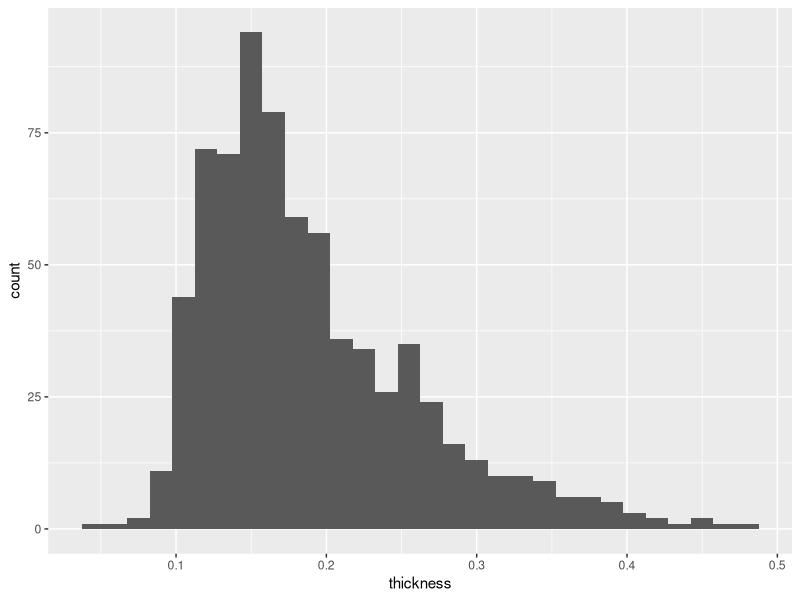
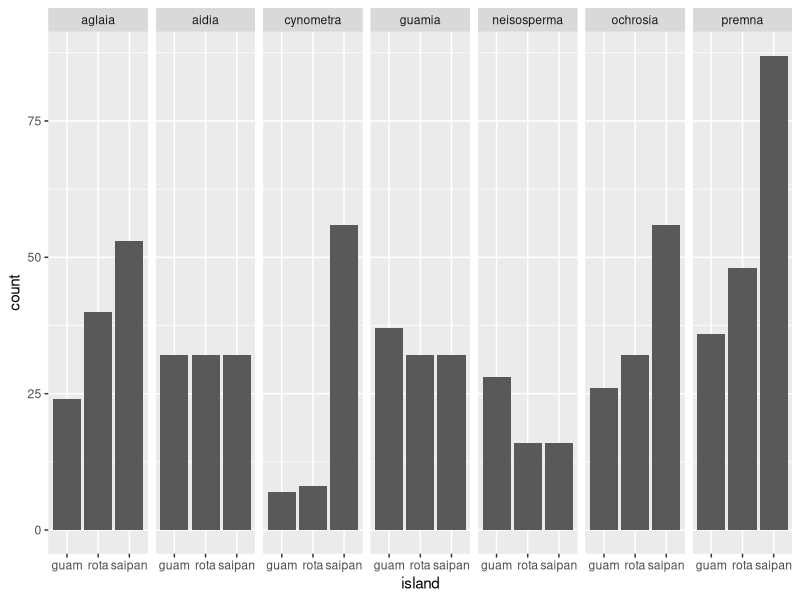
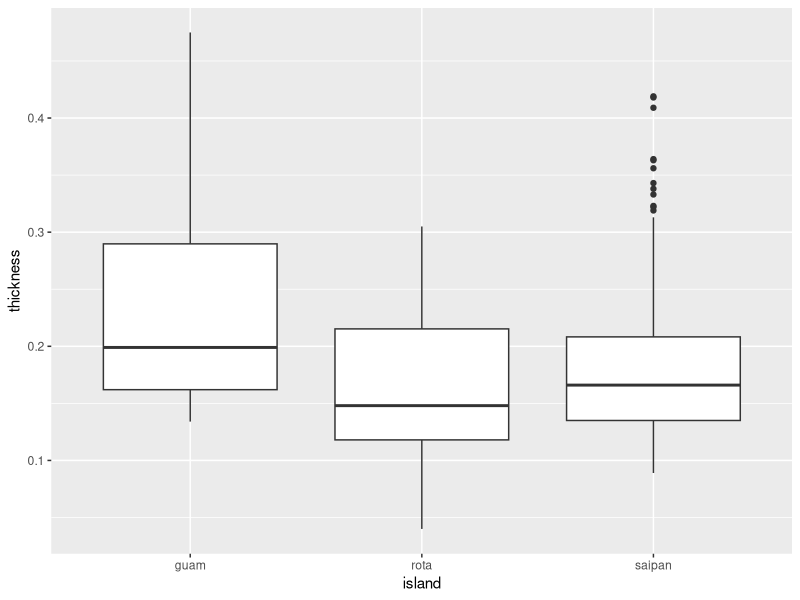
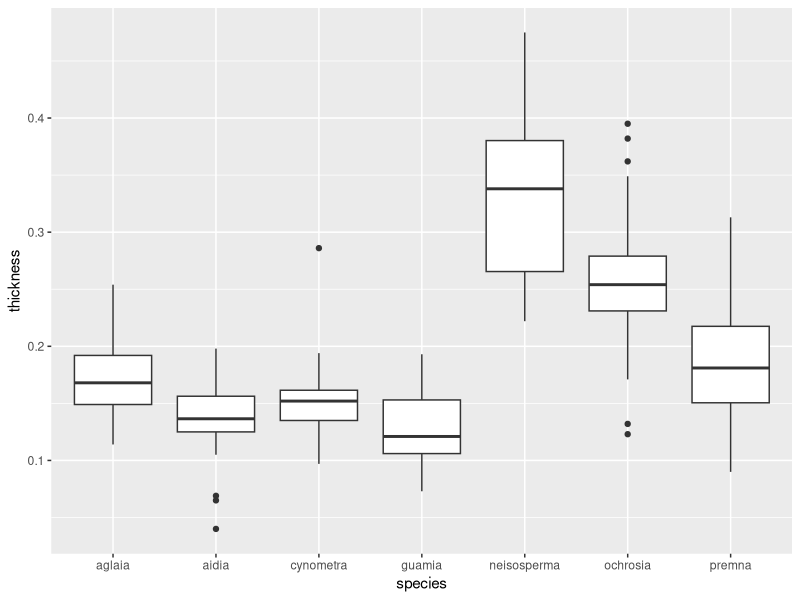

Source code (R) for these figures, in order:
# Linear Model practice exercise

#We are going to work with a dataset on plant traits. We will test whether leaf thickness differs between tree species and island. Today, we will only do data exploration and model building/selection. We will assess model fit and interpret model results next week. 

#Helpful scripts to have open while you work on this include: DataExplorationDay2_practice_answers.R, DataExplorationDay2.R, and LinearModels.R (from class Tuesday)

#Response: thickness (leaf thickness)
#Predictors: species, island
#Random effects: none for right now, but could add some later

#Load libraries (you'll need the tidyverse)
library(tidyverse)

#Load dataset (tidyREUtraits.csv) and name it "traits". 
traits <- read_csv("data/tidy/tidyREUtraits.csv")

### Part 1: explore the dataset  #######

#1. Look at structure of dataset. 
str(traits)

#2. Subset to rows that have a value for leaf thickness. How many rows did you lose? 
traits <- traits %>%
  filter(!is.na(thickness))

#Also we will subset to the species that were collected across all three islands. 
undersampled <- c("cestrum?", "eugenia", "leucaena", "macaranga", "mammea", "maytenus", "melanolepis", "morinda", "pipturus", "pisonia", "psychotria", "triphasia")

traits <- traits %>%
  filter(species == "aglaia"| species == "aidia" | species == "guamia" | species == "cynometra" | species == "neisosperma" | species == "ochrosia" | species == "premna")  

## Explore single variables ##
#3. Start with continuous variables - of which we only have the response (thickness)
# a) Check for outliers
ggplot(traits, aes(thickness))+
  geom_histogram()

# b) Check for zero-inflation (not relevant bc it's a measurement not a count)

# c) Check for independence in the response (is each row independent?) or might there be some patterns we are not including. 
#Multiple leafs came from each tree, so may need to add that as a random effect. 

#4. Now categorical predictors. Do you have an adequate sample size? How many measurements per level of island and species? 
traits %>%
  group_by(island) %>%
  count()

traits %>%
  group_by(species) %>%
  count()

## Explore relationships between variables
#5) Check for correlations between predictors, or for categorical predictors, check to see if the sampling for each species is spread across each island. This is also useful for seeing whether you have adequate samples to run an island * site interaction. Try using group_by() and count(), and then graphing it using geom_bar() and facet_grid(). 
traits %>%
  group_by(species, island) %>%
  count()

ggplot(traits, aes(island))+
  geom_bar()+
  facet_grid(.~species)

#some variation, but at least some # of samples from each species & island. 

#6) Look at relationships of Y vs X’s to see if variances are similar for each X value, identify the type of relationship (linear, log, etc.)
#plot each predictor and random effect against the response
ggplot(traits, aes(island, thickness))+
  geom_boxplot()

ggplot(traits, aes(species, thickness))+
  geom_boxplot()

### Summary of data exploration ### 
#what did you find? 

### Linear model #### 
# Create a linear model to test whether leaf thickness varies by island, and whether that depends on the plant species. 

#Option 1: Create a full model, remove interaction if not significant, but otherwise do not simplify. 

thick1 <- lm(thickness ~ island*species, data = traits)
anova(thick1) #interaction is significant, so this is final model. 

#Option 2: Create a full model, remove any non-significant interactions to get final model. 

thick1 <- lm(thickness ~ island*species, data = traits)
anova(thick1) #all main effects & interaction is significant, so this is final model. 

#Option 3: Create a full model, and all submodels, and compare using Likelihood ratio tests (anova(mod1, mod2)) to choose the best fitting model. 
thick1 <- lm(thickness ~ island*species, data = traits)
thick2 <- lm(thickness ~ island + species, data = traits)
thick3 <- lm(thickness ~ island, data=traits)
thick4 <- lm(thickness ~ species, data = traits)
thick5 <- lm(thickness ~ 1, data = traits)

anova(thick1, thick2)
anova(thick2, thick3)
anova(thick2, thick4)
anova(thick3, thick5)
anova(thick4, thick5)

anova(thick1,thick2,thick3,thick4)
#Option 4: Create a full model and all submodels and compare AIC values to choose the best fitting model

thick1 <- lm(thickness ~ island*species, data = traits)
thick2 <- lm(thickness ~ island + species, data = traits)
thick3 <- lm(thickness ~ island, data=traits)
thick4 <- lm(thickness ~ species, data = traits)
thick5 <- lm(thickness ~ 1, data = traits)

AIC(thick1, thick2, thick3, thick4, thick5) #thick 1 is the best model (lowest AIC score)

#Next week, we will assess model fit, and then interpret results. 
